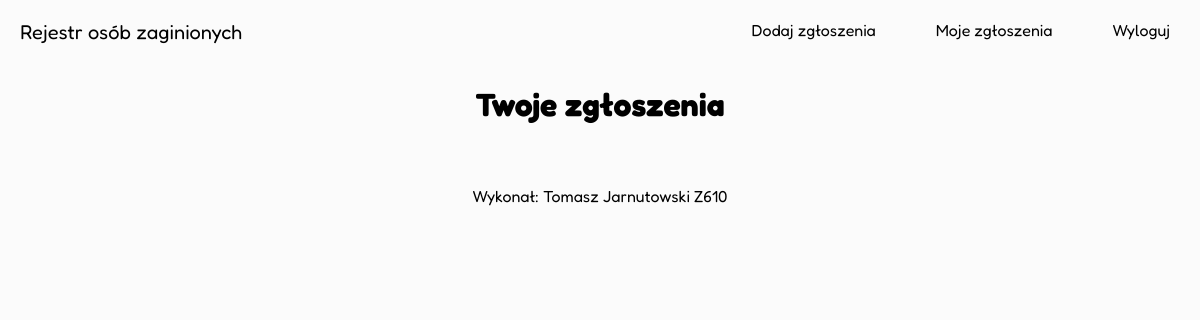
/submited (signed in), run on an earlier commit of the app's database.
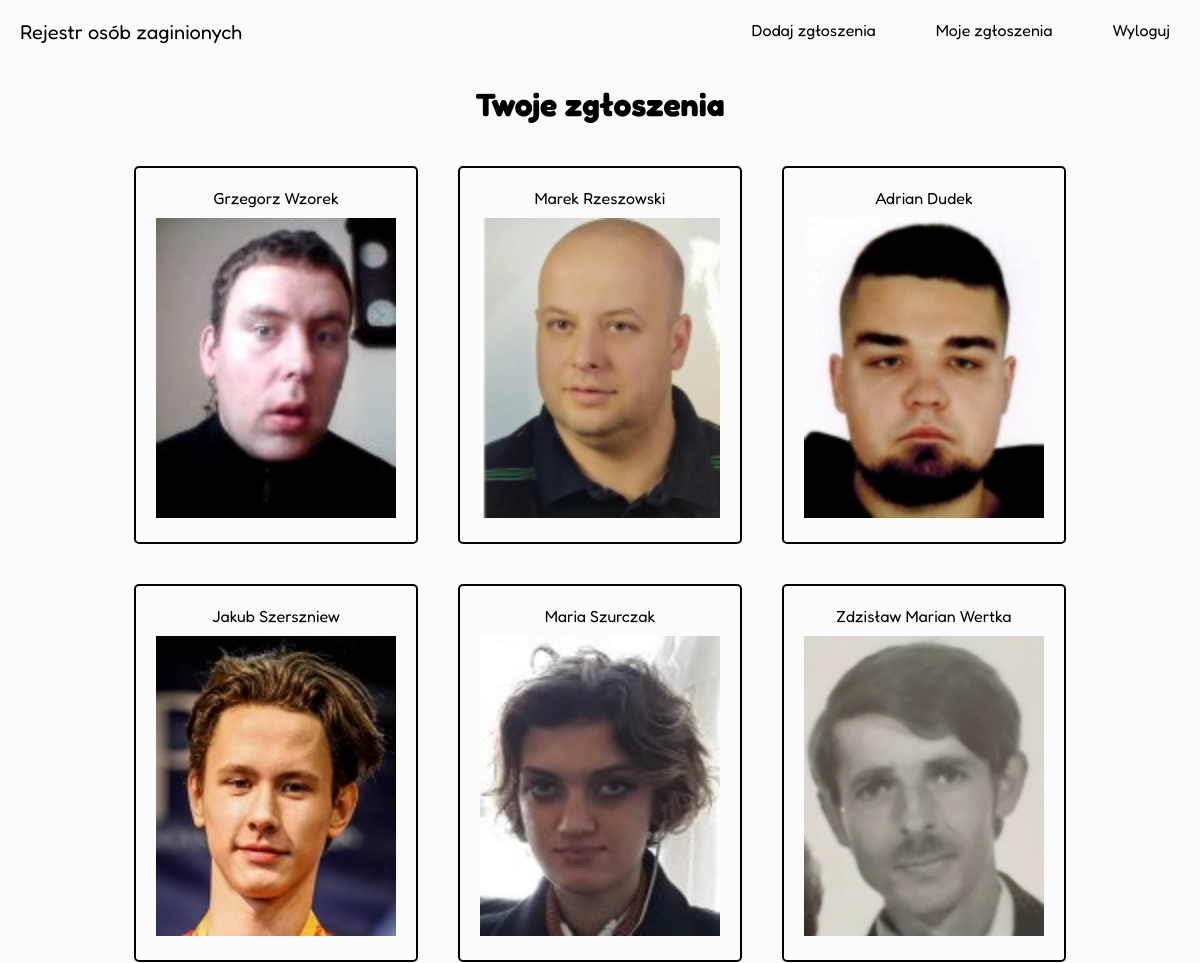
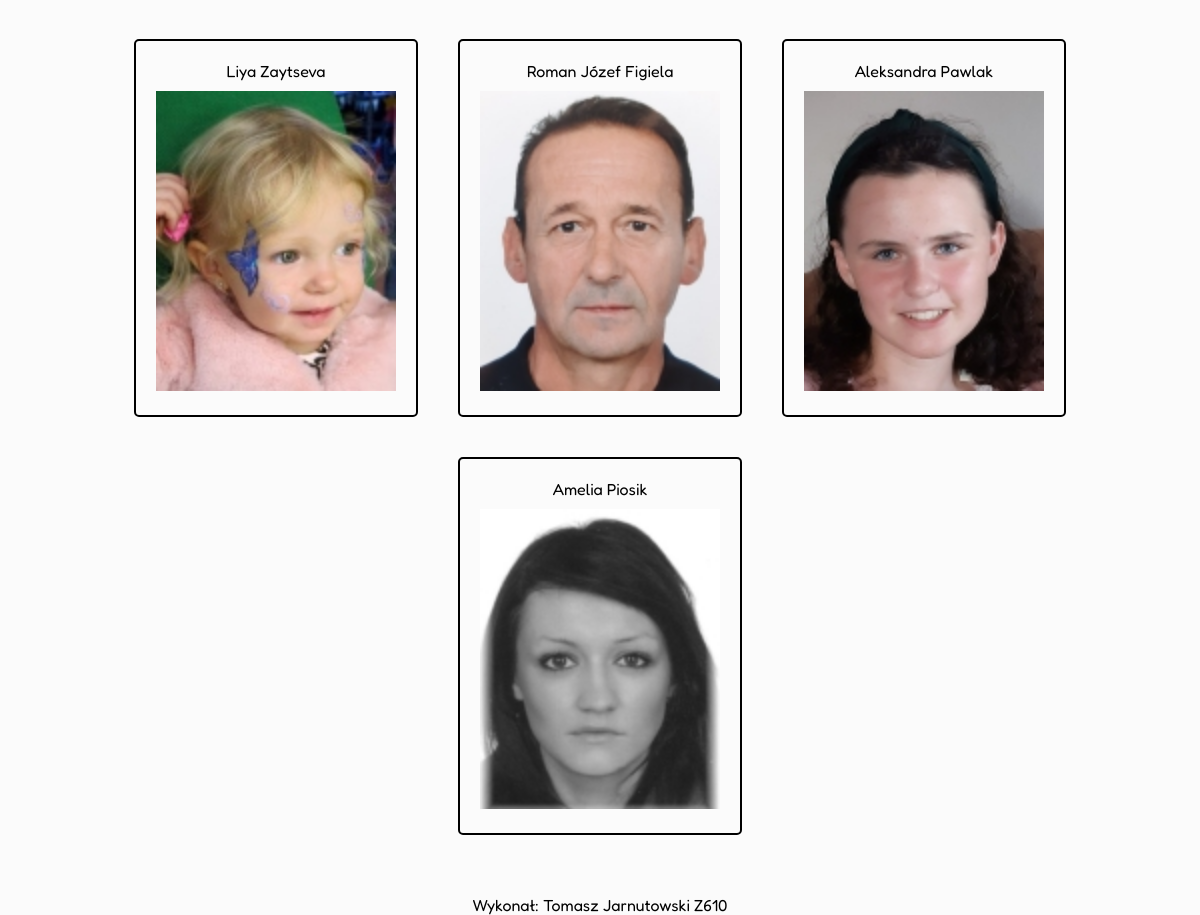
And on a later commit of the database (2 pictures, top to bottom).
### core/models.py (models this page shows, shortened)
class MissingPerson(models.Model):
    gender_choices = (
        ('M', "Mężczyzna"),
        ('K', "Kobieta")
    )
    id = models.AutoField(primary_key=True)
    age = models.SmallIntegerField(blank=True, verbose_name="Wiek")
    first_name = models.CharField(max_length=50, verbose_name="Imie")
    last_name = models.CharField(max_length=50, verbose_name="Nazwisko")
    gender = models.CharField(choices=gender_choices, max_length=1, verbose_name="Płeć")
    photo = models.ImageField(default="default.png", upload_to="photos/", verbose_name="Zdjęcie")
    description = models.TextField(max_length=500, blank=True, verbose_name="Opis")
    last_seen = models.CharField(max_length=100, blank=True, verbose_name="Ostatnio widziany")
    reporting_person = models.ForeignKey(User, on_delete=models.SET_NULL, null=True)
    created = models.DateTimeField(auto_now_add=True)

### core/views.py (the view)
# urls.py: path('submited', views.submited_view, name='submited'),
@login_required
def submited_view(request):
    persons = MissingPerson.objects.filter(
        reporting_person=request.user).order_by('-created')
    context = {
        'title': 'Dodaj osobę',
        'persons': persons
    }
    return render(request, 'core/submited.html', context)

### core/templates/core/submited.html
{% extends 'base.html' %}
{% load static %}
{% block imports %}
<link rel="stylesheet" href="{% static 'css/core.css' %}">
{% endblock imports %}
{% block content %}
<main>
    <h1 class="center-text">Twoje zgłoszenia</h1>
    <div id="persons">
        {% for person in persons %}
        <a href="{% url 'core:detail' id=person.id%}">
            <article class="person">
                <header class="person-header">
                    {{person.first_name}} {{person.last_name}}
                </header>
                <img src="{{ person.photo.url }}">
            </article>
        </a>
        {% endfor %}
    </div>
</main>
{% endblock content %}

What changed in the data, as far as the page shows it:
added MissingPerson: first_name "Grzegorz", last_name "Wzorek", photo (picture)
added MissingPerson: first_name "Marek", last_name "Rzeszowski", photo (picture)
added MissingPerson: first_name "Adrian", last_name "Dudek", photo (picture)
added MissingPerson: first_name "Jakub", last_name "Szerszniew", photo (picture)
added MissingPerson: first_name "Maria", last_name "Szurczak", photo (picture)
added MissingPerson: first_name "Zdzisław Marian", last_name "Wertka", photo (picture)
added MissingPerson: first_name "Liya", last_name "Zaytseva", photo (picture)
added MissingPerson: first_name "Roman Józef", last_name "Figiela", photo (picture)
added MissingPerson: first_name "Aleksandra", last_name "Pawlak", photo (picture)
added MissingPerson: first_name "Amelia", last_name "Piosik", photo (picture)
